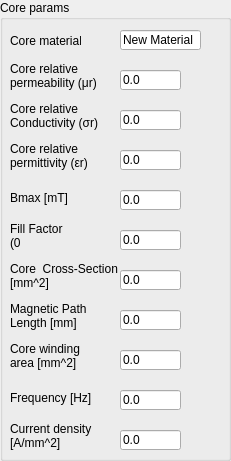
        <widget class="QGroupBox" name="TransformatorPramsBox_2">
         <property name="geometry">
          <rect>
           <x>10</x>
           <y>130</y>
           <width>231</width>
           <height>461</height>
          </rect>
         </property>
         <property name="title">
          <string>Core params</string>
         </property>
         <widget class="QLineEdit" name="CoreMaterialNameValue">
          <property name="geometry">
           <rect>
            <x>120</x>
            <y>30</y>
            <width>81</width>
            <height>20</height>
           </rect>
          </property>
          <property name="text">
           <string>New Material</string>
          </property>
         </widget>
         <widget class="QLabel" name="CoreMaterialLabel">
          <property name="geometry">
           <rect>
            <x>10</x>
            <y>30</y>
            <width>71</width>
            <height>21</height>
           </rect>
          </property>
          <property name="text">
           <string>Core material</string>
          </property>
         </widget>
         <widget class="QLineEdit" name="CorePermeabilityValue">
          <property name="geometry">
           <rect>
            <x>120</x>
            <y>70</y>
            <width>61</width>
            <height>20</height>
           </rect>
          </property>
          <property name="text">
           <string>0.0</string>
          </property>
         </widget>
         <widget class="QLabel" name="CorePermeabilityLabel">
          <property name="geometry">
           <rect>
            <x>10</x>
            <y>60</y>
            <width>101</width>
            <height>31</height>
           </rect>
          </property>
          <property name="text">
           <string>Core relative
permeability (μr)</string>
          </property>
         </widget>
         <widget class="QLineEdit" name="CoreConductivityValue">
          <property name="geometry">
           <rect>
            <x>120</x>
            <y>110</y>
            <width>61</width>
            <height>20</height>
           </rect>
          </property>
          <property name="text">
           <string>0.0</string>
          </property>
         </widget>
         <widget class="QLabel" name="CoreConductivityLabel">
          <property name="geometry">
           <rect>
            <x>10</x>
            <y>100</y>
            <width>91</width>
            <height>31</height>
           </rect>
          </property>
          <property name="text">
           <string>Core relative
Conductivity (σr)</string>
          </property>
         </widget>
         <widget class="QLineEdit" name="CorePermittivityValue">
          <property name="geometry">
           <rect>
            <x>120</x>
            <y>150</y>
            <width>61</width>
            <height>20</height>
           </rect>
          </property>
          <property name="text">
           <string>0.0</string>
          </property>
         </widget>
         <widget class="QLabel" name="CorePermittivityLabel">
          <property name="geometry">
           <rect>
            <x>10</x>
            <y>140</y>
            <width>91</width>
            <height>31</height>
           </rect>
          </property>
          <property name="text">
           <string>Core relative
permittivity (εr)</string>
          </property>
         </widget>
         <widget class="QLineEdit" name="BmaxValue">
          <property name="geometry">
           <rect>
            <x>120</x>
            <y>190</y>
            <width>61</width>
            <height>20</height>
           </rect>
          </property>
          <property name="text">
           <string>0.0</string>
          </property>
         </widget>
         <widget class="QLabel" name="BmaxLabel">
          <property name="geometry">
           <rect>
            <x>10</x>
            <y>190</y>
            <width>71</width>
            <height>16</height>
           </rect>
          </property>
          <property name="text">
           <string>Bmax [mT]</string>
          </property>
         </widget>
         <widget class="QLineEdit" name="FillFactorValue">
          <property name="geometry">
           <rect>
            <x>120</x>
            <y>230</y>
            <width>61</width>
            <height>20</height>
           </rect>
          </property>
          <property name="text">
           <string>0.0</string>
          </property>
         </widget>
         <widget class="QLabel" name="FillFactorLabel">
          <property name="geometry">
           <rect>
            <x>10</x>
            <y>220</y>
            <width>91</width>
            <height>31</height>
           </rect>
          </property>
          <property name="text">
           <string>Fill Factor
(0&lt;x&lt;1)</string>
          </property>
         </widget>
         <widget class="QLineEdit" name="CoreCrossSectionValue">
          <property name="geometry">
           <rect>
            <x>120</x>
            <y>270</y>
            <width>61</width>
            <height>20</height>
           </rect>
          </property>
          <property name="text">
           <string>0.0</string>
          </property>
         </widget>
         <widget class="QLabel" name="label_4">
          <property name="geometry">
           <rect>
            <x>10</x>
            <y>260</y>
            <width>111</width>
            <height>31</height>
           </rect>
          </property>
          <property name="text">
           <string>Core  Cross-Section
[mm^2]</string>
          </property>
         </widget>
         <widget class="QLineEdit" name="MagneticPathLengthValue">
          <property name="geometry">
           <rect>
            <x>120</x>
            <y>310</y>
            <width>61</width>
            <height>20</height>
           </rect>
          </property>
          <property name="text">
           <string>0.0</string>
          </property>
         </widget>
         <widget class="QLabel" name="MagneticPathLengthLabel">
          <property name="geometry">
           <rect>
            <x>10</x>
            <y>300</y>
            <width>81</width>
            <height>31</height>
           </rect>
          </property>
          <property name="text">
           <string>Magnetic Path
Length [mm]</string>
          </property>
         </widget>
         <widget class="QLineEdit" name="CoreWindingAreaValue">
          <property name="geometry">
           <rect>
            <x>120</x>
            <y>350</y>
            <width>61</width>
            <height>20</height>
           </rect>
          </property>
          <property name="text">
           <string>0.0</string>
          </property>
         </widget>
         <widget class="QLabel" name="CoreDimensionsLabel">
          <property name="geometry">
           <rect>
            <x>10</x>
            <y>340</y>
            <width>81</width>
            <height>31</height>
           </rect>
          </property>
          <property name="text">
           <string>Core winding
area [mm^2]</string>
          </property>
         </widget>
         <widget class="QLineEdit" name="FrequencyValue">
          <property name="geometry">
           <rect>
            <x>120</x>
            <y>390</y>
            <width>61</width>
            <height>20</height>
           </rect>
          </property>
          <property name="text">
           <string>0.0</string>
          </property>
         </widget>
         <widget class="QLabel" name="FrequencyLabel">
          <property name="geometry">
           <rect>
            <x>10</x>
            <y>390</y>
            <width>91</width>
            <height>16</height>
           </rect>
          </property>
          <property name="text">
           <string>Frequency [Hz]</string>
          </property>
         </widget>
         <widget class="QLineEdit" name="CurrentDensityValue">
          <property name="geometry">
           <rect>
            <x>120</x>
            <y>430</y>
            <width>61</width>
            <height>20</height>
           </rect>
          </property>
          <property name="text">
           <string>0.0</string>
          </property>
         </widget>
         <widget class="QLabel" name="CurrentDensityLabel">
          <property name="geometry">
           <rect>
            <x>10</x>
            <y>420</y>
            <width>91</width>
            <height>31</height>
           </rect>
          </property>
          <property name="text">
           <string>Current density
[A/mm^2]</string>
          </property>
         </widget>
        </widget>
